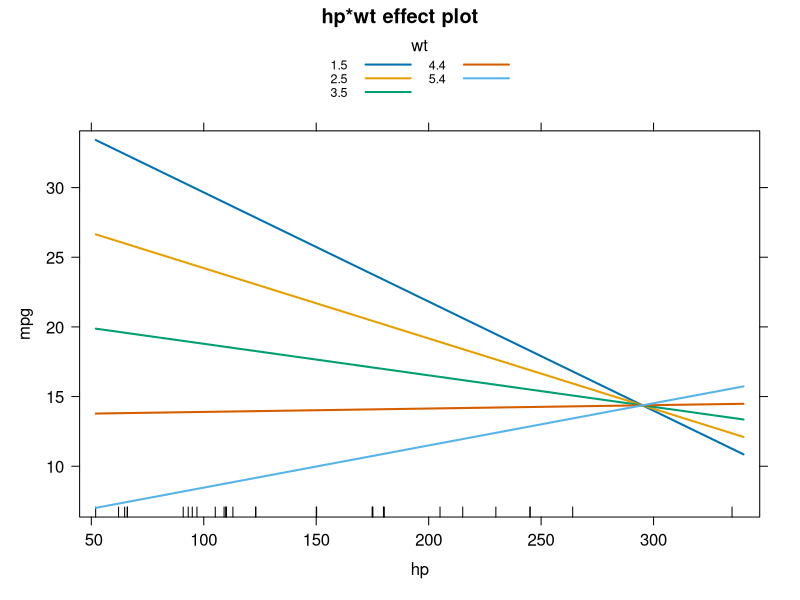
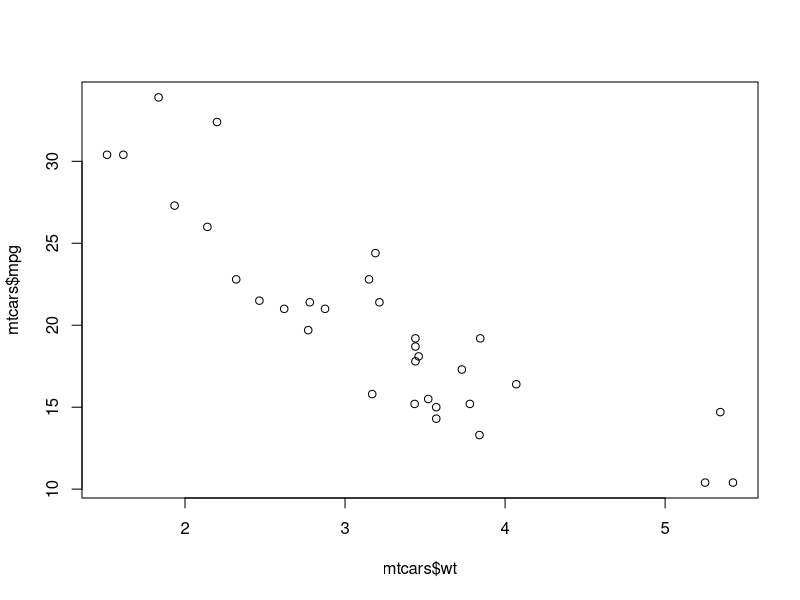
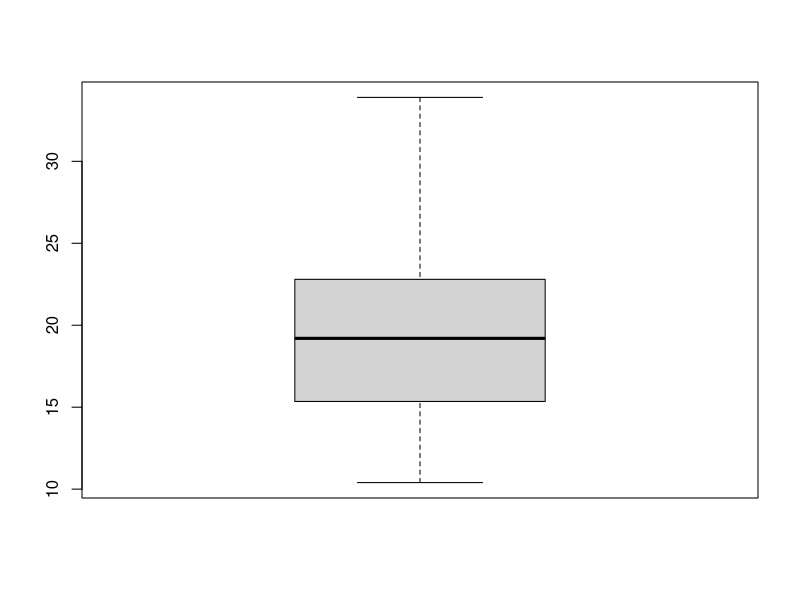

The R script that drew these images, in order:
# 상호작용이 있는 다중선형회귀
# formula symbol, : -> interaction

# 분석 데이터셋: mtcars{datasets}

fit <- lm(mpg ~ hp + wt + hp:wt, data = mtcars)
fit

summary(fit)
coef(fit)

# 추정회귀방정식 : yHat = a + bx
# mpg^ = 49.80842343 -0.12010209 x hp -8.21662430 x wt + 
#        0.02784815 x hp x wt

# if wt = 2.2 일때,
#   mpt^ = 49.80842343 - (0.12010209 x hp) -8.21662430 x 2.2 +
#          ( 0.02784815 x 2.2 x hp ) = ? - ? x hp
#   mpg^ = 31.41 - 0.06 x hp

# 시각화
dev.off()

library(effects)
plot( effect("hp:wt", fit), multiline = T )


dev.new()
plot(mtcars$wt, mtcars$mpg )

dev.new()
boxplot(mtcars$mpg)
